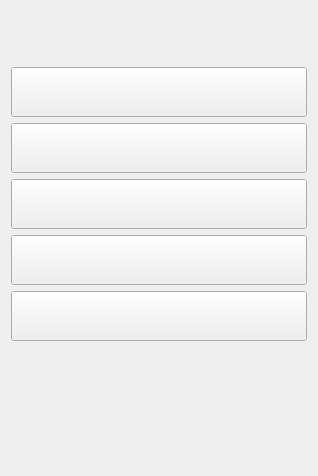
<?xml version="1.0" encoding="UTF-8"?>
<ui version="4.0">
 <class>Ventana</class>
 <widget class="QWidget" name="Ventana">
  <property name="geometry">
   <rect>
    <x>0</x>
    <y>0</y>
    <width>318</width>
    <height>476</height>
   </rect>
  </property>
  <property name="windowTitle">
   <string>Ventana</string>
  </property>
  <layout class="QFormLayout" name="formLayout">
   <item row="2" column="0" colspan="2">
    <widget class="Boton" name="boton1">
     <property name="minimumSize">
      <size>
       <width>30</width>
       <height>50</height>
      </size>
     </property>
     <property name="text">
      <string/>
     </property>
    </widget>
   </item>
   <item row="3" column="0" colspan="2">
    <widget class="Boton" name="boton2">
     <property name="minimumSize">
      <size>
       <width>30</width>
       <height>50</height>
      </size>
     </property>
     <property name="text">
      <string/>
     </property>
    </widget>
   </item>
   <item row="4" column="0" colspan="2">
    <widget class="Boton" name="boton3">
     <property name="minimumSize">
      <size>
       <width>30</width>
       <height>50</height>
      </size>
     </property>
     <property name="text">
      <string/>
     </property>
    </widget>
   </item>
   <item row="5" column="0" colspan="2">
    <widget class="Boton" name="boton4">
     <property name="minimumSize">
      <size>
       <width>30</width>
       <height>50</height>
      </size>
     </property>
     <property name="text">
      <string/>
     </property>
    </widget>
   </item>
   <item row="6" column="0" colspan="2">
    <widget class="Boton" name="BotonSalir">
     <property name="minimumSize">
      <size>
       <width>30</width>
       <height>50</height>
      </size>
     </property>
     <property name="text">
      <string/>
     </property>
    </widget>
   </item>
   <item row="0" column="1">
    <spacer name="verticalSpacer_2">
     <property name="orientation">
      <enum>Qt::Vertical</enum>
     </property>
     <property name="sizeType">
      <enum>QSizePolicy::Fixed</enum>
     </property>
     <property name="sizeHint" stdset="0">
      <size>
       <width>20</width>
       <height>50</height>
      </size>
     </property>
    </spacer>
   </item>
   <item row="7" column="1">
    <spacer name="verticalSpacer">
     <property name="orientation">
      <enum>Qt::Vertical</enum>
     </property>
     <property name="sizeType">
      <enum>QSizePolicy::Preferred</enum>
     </property>
     <property name="sizeHint" stdset="0">
      <size>
       <width>20</width>
       <height>120</height>
      </size>
     </property>
    </spacer>
   </item>
  </layout>
 </widget>
 <customwidgets>
  <customwidget>
   <class>Boton</class>
   <extends>QPushButton</extends>
   <header>boton.h</header>
   <container>1</container>
  </customwidget>
 </customwidgets>
 <resources/>
 <connections/>
</ui>
